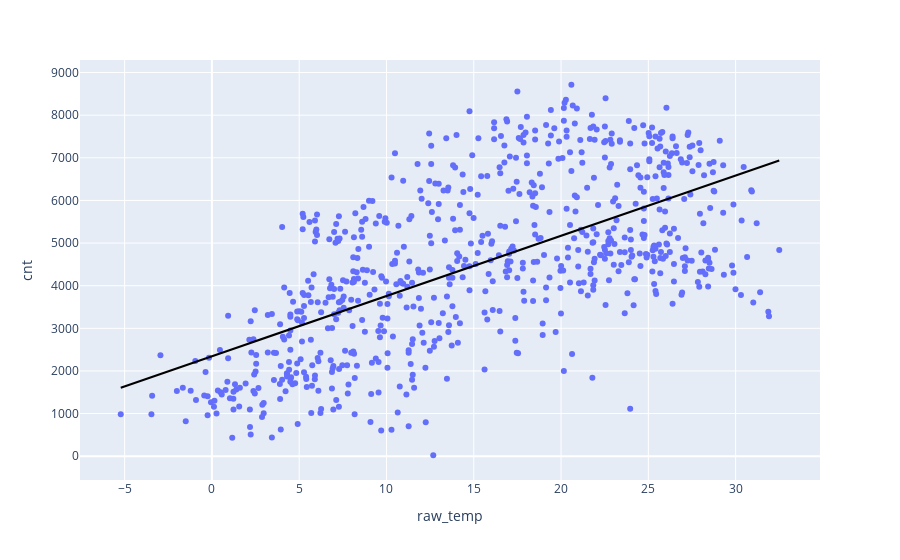

Here is the notebook cell this chart was saved with:
### Markdown cell above
**Q10**

### Code cell
# Linear model cnt vs raw_temp
# Get a subset of the rows
DF_model1 = DF[['cnt','raw_temp']]

# Get the variables
X = DF_model1['raw_temp'].values.reshape(-1,1)
y = DF_model1['cnt']

# Do the regression
LM = LinearRegression()
LM.fit(X,y)

# Save the predicted values to the data frame
DF_model1['prediction'] = LM.predict(X)

# Plot the results
fig = px.scatter(DF_model1,x='raw_temp',y='cnt')

fig.add_trace(
    px.line(DF_model1, x='raw_temp', y='prediction',color_discrete_sequence=['black']).data[0]
)

fig.show()

print(LM.coef_)
print('--------------------')
print(LM.intercept_)
print('--------------------')
print(LM.score(X,y))

### Figure 1 — Plotly figure (JSON) as saved in the notebook; plotly's stock layout.template omitted (floating-point values rounded to 4 significant figures; data arrays with more than 128 entries replaced by an {"elided": "..."} marker saying what was removed)
{"data": [{"hovertemplate": "raw_temp=%{x}<br>cnt=%{y}<extra></extra>", "legendgroup": "", "marker": {"color": "#636efa", "symbol": "circle"}, "mode": "markers", "name": "", "orientation": "v", "showlegend": false, "type": "scatter", "x": {"elided": "731 float values"}, "xaxis": "x", "y": {"elided": "731 int values"}, "yaxis": "y"}, {"hovertemplate": "raw_temp=%{x}<br>prediction=%{y}<extra></extra>", "legendgroup": "", "line": {"color": "black", "dash": "solid"}, "marker": {"symbol": "circle"}, "mode": "lines", "name": "", "orientation": "v", "showlegend": false, "type": "scatter", "x": {"elided": "731 float values"}, "xaxis": "x", "y": {"elided": "731 float values"}, "yaxis": "y"}], "layout": {"autosize": true, "legend": {"tracegroupgap": 0}, "margin": {"t": 60}, "xaxis": {"anchor": "y", "autorange": true, "domain": [0, 1], "range": [-7.614, 34.89], "title": {"text": "raw_temp"}, "type": "linear"}, "yaxis": {"anchor": "x", "autorange": true, "domain": [0, 1], "range": [-651.0, 9387.0], "title": {"text": "cnt"}, "type": "linear"}}}
